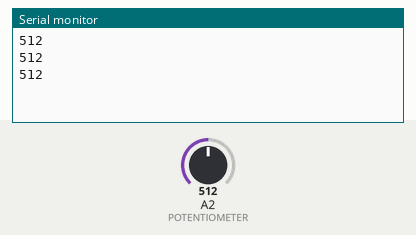
Recording of a sketch running on a simulated Arduino Uno, built with avr-gcc and run on an emulated ATmega328P. On the bench: the last lines printed to the serial monitor. Inputs (shaded band) come from the test bench; at power-on: A2 (POTENTIOMETER) = 512.

Above: at 1.3 s.
1.4 s: A2 (POTENTIOMETER) set to 716
At 1.9 s:
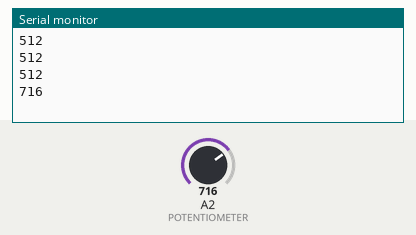
2.9 s: A2 (POTENTIOMETER) set to 900
At 3.4 s:
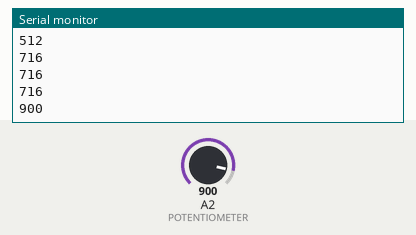
Timing chart, 0 to 5.9 s (numbered marks = the images above; inputs shaded):
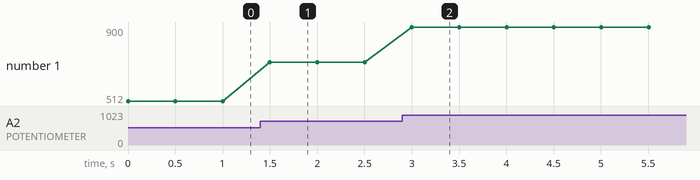

Measured:
- after the input at 1.4 s, the serial monitor: prints a new line after 0.10 s (image 1)
- after the input at 2.9 s, the serial monitor: prints a new line after 0.10 s (image 2)
- plotted number 1: 512 → 716 after the input at 1.4 s, 716 → 900 after the input at 2.9 s

The sketch:

potentiometer_testing.ino
```cpp
#define POTENTIOMETER A2

void setup() {
  // put your setup code here, to run once:
  pinMode(POTENTIOMETER, INPUT);
  Serial.begin(9600);
}

void loop() {
  // put your main code here, to run repeatedly:
  Serial.println(analogRead(POTENTIOMETER));
  delay(500);
}
```
